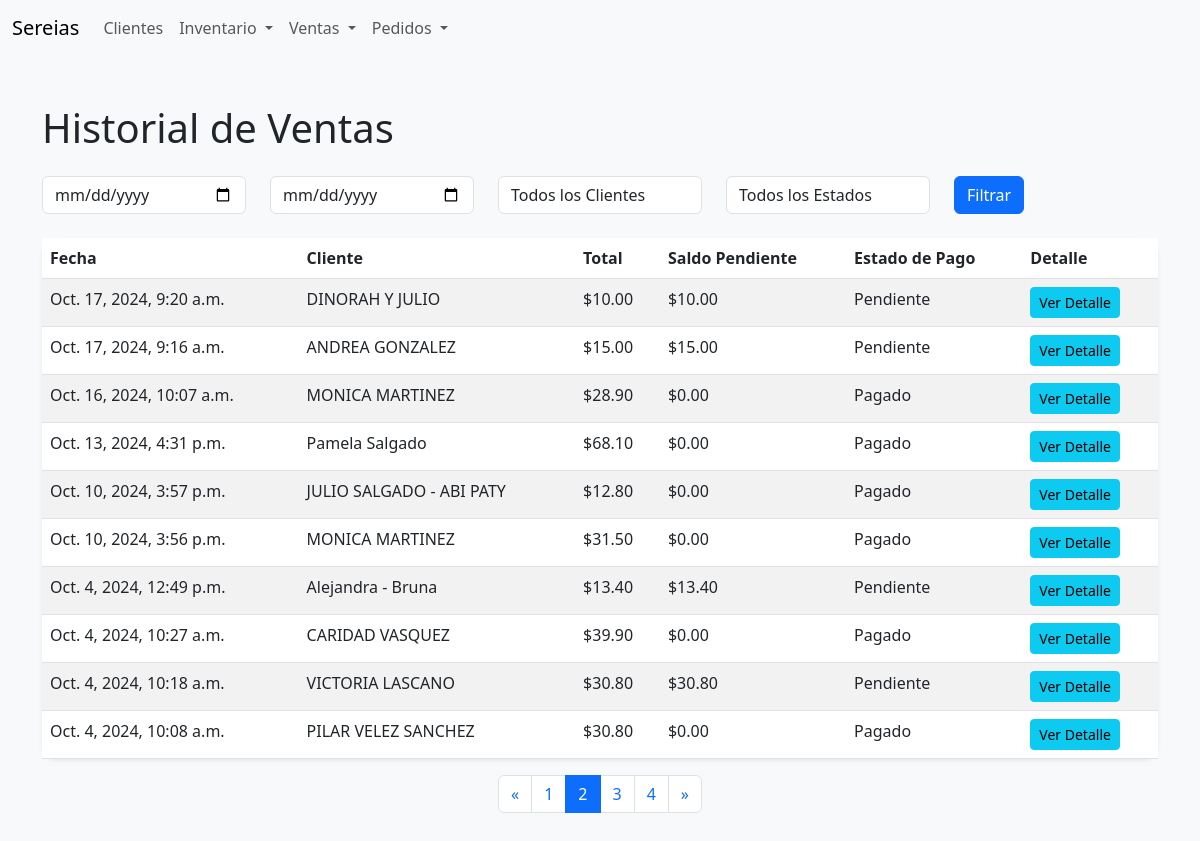
/inventario/ventas/?page=2, run on the app's committed database.
### inventory/models.py (models this page shows, shortened)
class Venta(models.Model):
    cliente = models.ForeignKey(Cliente, on_delete=models.CASCADE)
    fecha = models.DateTimeField(default=timezone.now)
    total = models.DecimalField(max_digits=10, decimal_places=2, default=0)
    estado_pago = models.CharField(max_length=20, choices=[('pendiente', 'Pendiente'), ('pagado', 'Pagado')], default='pendiente')
    es_pedido = models.BooleanField(default=False)
    pedido_enviado = models.BooleanField(default=False)
    @property
    def saldo_pendiente(self):
        total_pagado = self.pagos.aggregate(Sum('monto'))['monto__sum'] or 0
        return self.total - total_pagado

class Cliente(models.Model):
    nombre = models.CharField(max_length=255)
    email = models.EmailField(blank=True, null=True)
    telefono = models.CharField(max_length=20, blank=True, null=True)
    direccion = models.TextField(blank=True, null=True)
    identificacion = models.CharField(max_length=50, blank=True, null=True)  # Nuevo campo agregado
    creado = models.DateTimeField(auto_now_add=True)

### inventory/views.py (the view)
# urls.py: path('ventas/', views.historial_ventas, name='historial_ventas'),
def historial_ventas(request):
    fecha_inicio = request.GET.get('fecha_inicio')
    fecha_fin = request.GET.get('fecha_fin')
    cliente_id = request.GET.get('cliente')
    estado_pago = request.GET.get('estado_pago')
    ventas_list = Venta.objects.all().order_by('-fecha')
    if fecha_inicio and fecha_fin:
        ventas_list = ventas_list.filter(fecha__range=[fecha_inicio, fecha_fin])
    if cliente_id:
        ventas_list = ventas_list.filter(cliente_id=cliente_id)
    if estado_pago:
        ventas_list = ventas_list.filter(estado_pago=estado_pago)
    paginator = Paginator(ventas_list, 10)  # 10 registros por página
    page_number = request.GET.get('page')
    ventas = paginator.get_page(page_number)
    return render(request, 'inventory/historial_ventas.html', {
        'ventas': ventas,
        'clientes': Cliente.objects.all(),  # Para el filtro por cliente
        'estado_pago_choices': Venta._meta.get_field('estado_pago').choices,  # Para el filtro por estado de pago
    })

### inventory/templates/inventory/historial_ventas.html (shortened to what this page needs)
{% extends 'inventory/base.html' %}
{% block content %}
<h1 class="mb-4">Historial de Ventas</h1>
<form method="get" class="mb-4">
    <div class="row">
        <div class="col">
            <input type="date" class="form-control" name="fecha_inicio" placeholder="Fecha Inicio" value="{{ request.GET.fecha_inicio }}">
        </div>
        <div class="col">
            <input type="date" class="form-control" name="fecha_fin" placeholder="Fecha Fin" value="{{ request.GET.fecha_fin }}">
        </div>
        <div class="col">
            <select class="form-control" name="cliente">
                <option value="">Todos los Clientes</option>
            </select>
        </div>
        <div class="col">
            <select class="form-control" name="estado_pago">
                <option value="">Todos los Estados</option>
            </select>
        </div>
        <div class="col">
            <button type="submit" class="btn btn-primary">Filtrar</button>
        </div>
    </div>
</form>
<table class="table table-striped shadow-sm rounded-border">
    <thead>
        <tr>
            <th>Fecha</th>
            <th>Cliente</th>
            <th>Total</th>
            <th>Saldo Pendiente</th>
            <th>Estado de Pago</th>
            <th>Detalle</th>
        </tr>
    </thead>
    <tbody>
        {% for venta in ventas %}
        <tr>
            <td>{{ venta.fecha }}</td>
            <td>{{ venta.cliente.nombre }}</td>
            <td>${{ venta.total }}</td>
            <td>${{ venta.saldo_pendiente|floatformat:2 }}</td>
            <td>{{ venta.get_estado_pago_display }}</td>
            <td><a href="{% url 'detalle_venta' venta.id %}" class="btn btn-info btn-sm">Ver Detalle</a></td>
        </tr>
        {% empty %}
        <tr>
            <td colspan="6" class="text-center">No hay ventas registradas.</td>
        </tr>
        {% endfor %}
    </tbody>
</table>
{% if ventas.has_other_pages %}
<nav aria-label="Page navigation">
  <ul class="pagination justify-content-center">
    {% if ventas.has_previous %}
    <li class="page-item">
      <a class="page-link" href="?page={{ ventas.previous_page_number }}" aria-label="Previous">
        <span aria-hidden="true">&laquo;</span>
      </a>
    </li>
    {% endif %}
    {% for num in ventas.paginator.page_range %}
      {% if ventas.number == num %}
        <li class="page-item active"><a class="page-link">{{ num }}</a></li>
      {% elif num > ventas.number|add:'-3' and num < ventas.number|add:'3' %}
        <li class="page-item"><a class="page-link" href="?page={{ num }}">{{ num }}</a></li>
      {% endif %}
    {% endfor %}
    {% if ventas.has_next %}
    <li class="page-item">
      <a class="page-link" href="?page={{ ventas.next_page_number }}" aria-label="Next">
        <span aria-hidden="true">&raquo;</span>
      </a>
    </li>
    {% endif %}
  </ul>
</nav>
{% endif %}
{% endblock %}

### inventory/templates/inventory/base.html (style rules this page uses)
body { background-color: #f8f9fa; }
.rounded-border { border-radius: 15px; }
.shadow-sm { box-shadow: 0 4px 8px rgba(0, 0, 0, 0.1); }

### data on the page
Venta: fecha "Oct. 17, 2024, 9:20 a.m.", cliente.nombre "DINORAH Y JULIO", total "10.00", saldo_pendiente "10.00", estado_pago "Pendiente"
Venta: fecha "Oct. 17, 2024, 9:16 a.m.", cliente.nombre "ANDREA GONZALEZ", total "15.00", saldo_pendiente "15.00", estado_pago "Pendiente"
Venta: fecha "Oct. 16, 2024, 10:07 a.m.", cliente.nombre "MONICA MARTINEZ", total "28.90", saldo_pendiente "0.00", estado_pago "Pagado"
Venta: fecha "Oct. 13, 2024, 4:31 p.m.", cliente.nombre "Pamela Salgado", total "68.10", saldo_pendiente "0.00", estado_pago "Pagado"
Venta: fecha "Oct. 10, 2024, 3:57 p.m.", cliente.nombre "JULIO SALGADO - ABI PATY", total "12.80", saldo_pendiente "0.00", estado_pago "Pagado"
Venta: fecha "Oct. 10, 2024, 3:56 p.m.", cliente.nombre "MONICA MARTINEZ", total "31.50", saldo_pendiente "0.00", estado_pago "Pagado"
Venta: fecha "Oct. 4, 2024, 12:49 p.m.", cliente.nombre "Alejandra - Bruna", total "13.40", saldo_pendiente "13.40", estado_pago "Pendiente"
Venta: fecha "Oct. 4, 2024, 10:27 a.m.", cliente.nombre "CARIDAD VASQUEZ", total "39.90", saldo_pendiente "0.00", estado_pago "Pagado"
Venta: fecha "Oct. 4, 2024, 10:18 a.m.", cliente.nombre "VICTORIA LASCANO", total "30.80", saldo_pendiente "30.80", estado_pago "Pendiente"
Venta: fecha "Oct. 4, 2024, 10:08 a.m.", cliente.nombre "PILAR VELEZ SANCHEZ", total "30.80", saldo_pendiente "0.00", estado_pago "Pagado"

### other printed values
{{ num }} "1" "3" "4"
{{ num }} "2"
